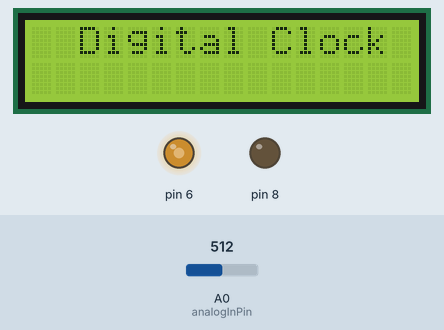
A sketch run on a simulated Arduino Uno, built with avr-gcc and run on an emulated ATmega328P. Shown: 16×2 character LCD, output pins drawn as LEDs (lit = HIGH). The inputs (shaded band) are chosen by the test bench; at power-on: A0 (analogInPin) = 512.

Above: at 0.1 s.
At 9.1 s:
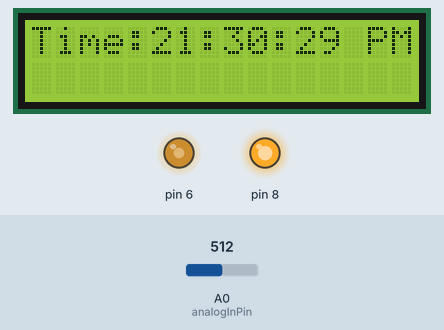
At 19.1 s:
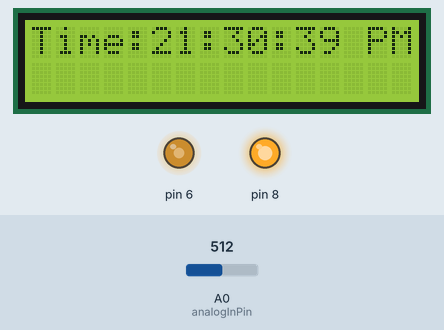
At 39.1 s:
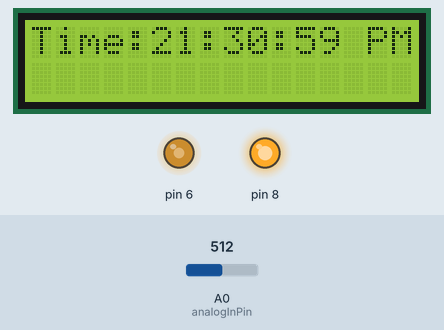
Timing chart, 0 to 40.0 s (numbered marks = the images above):
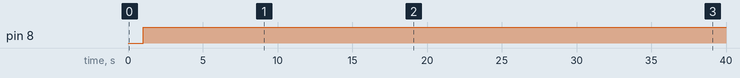

Measured:
- by itself, pin 8: LOW → HIGH at 1.0 s
- what the display in image 1 shows lasts 1.0 s, from 9.0 s to 10.0 s

The sketch:

Arduino_clock.ino
```cpp
#include <LiquidCrystal.h>


// Pin configuration for the LCD
const int rs = 12;
const int en = 11;
const int d4 = 5;
const int d5 = 4;
const int d6 = 3;
const int d7 = 2;

LiquidCrystal lcd(rs, en, d4, d5, d6, d7);

// Time variables
unsigned long lastTime = 0;
unsigned long currentTime = 0;
unsigned long elapsedTime = 0;
const int analogInPin = A0;
// Initial time (24-hour format)
int hours = 21;
int minutes = 30 ;
int seconds = 20;

void setup() {
  analogWrite(6,140);
  lcd.begin(16, 2);
  pinMode(8, OUTPUT);
  lcd.print("  Digital Clock  ");
}

void loop() {
  currentTime = millis();

  // Update time every second
  if (currentTime - lastTime >= 1000) {
    lastTime = currentTime;
    updateTime();
    displayTime();
     int sensorValue = analogRead(analogInPin);  // Read analog voltage
     float voltage = sensorValue * (5.0 / 1023.0) ;
     if (voltage<=4.5)
     {
      digitalWrite(8,HIGH);
     }
  }
}

void updateTime() {
  seconds++;

  if (seconds == 60) {
    seconds = 0;
    minutes++;

    if (minutes == 60) {
      minutes = 0;
      hours++;

      if (hours == 24) {
        hours = 0;
      }
    }
  }
}

void displayTime() {
  lcd.clear();
  lcd.setCursor(0, 0);
  lcd.print("Time:");
  // Display hours with leading zero if necessary
  if (hours < 10) {
    lcd.print("0");
  }
  lcd.print(hours);
  lcd.print(":");

  // Display minutes with leading zero if necessary
  if (minutes < 10) {
    lcd.print("0");
  }
  lcd.print(minutes);
  lcd.print(":");

  // Display seconds with leading zero if necessary
  if (seconds < 10) {
    lcd.print("0");
  }
  lcd.print(seconds);

  // Display AM/PM
  if (hours < 12) {
    lcd.print(" AM");
  } else {
    lcd.print(" PM");
  }
}
```
